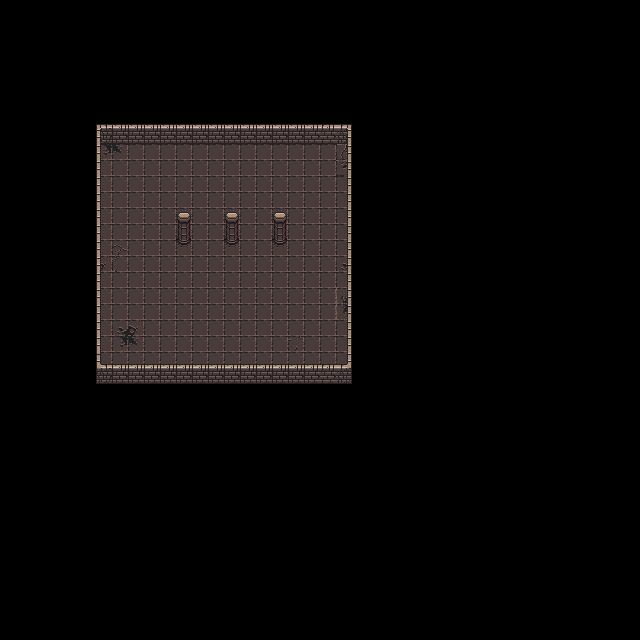

Below is a game level as drawn by its tile map, then a one-line description and the .tmx that defines it (tile-layer data replaced by summaries):
An orthogonal 40x40 tile map with 16x16 px tiles, 2 tile layers (ground, walls).

<map version="1.2" tiledversion="1.2.3" orientation="orthogonal" renderorder="right-down" width="40" height="40" tilewidth="16" tileheight="16" infinite="0" nextlayerid="5" nextobjectid="1">
 <tileset firstgid="1" source="ds_tilesnmobs.tsx" />
 <layer id="1" name="ground" width="40" height="40">
  <data>[1600 cells, 240 non-empty, 8 distinct tile ids]</data>
 </layer>
 <layer id="3" name="walls" width="40" height="40">
  <data>[1600 cells, 132 non-empty, 19 distinct tile ids]</data>
 </layer>
</map>
